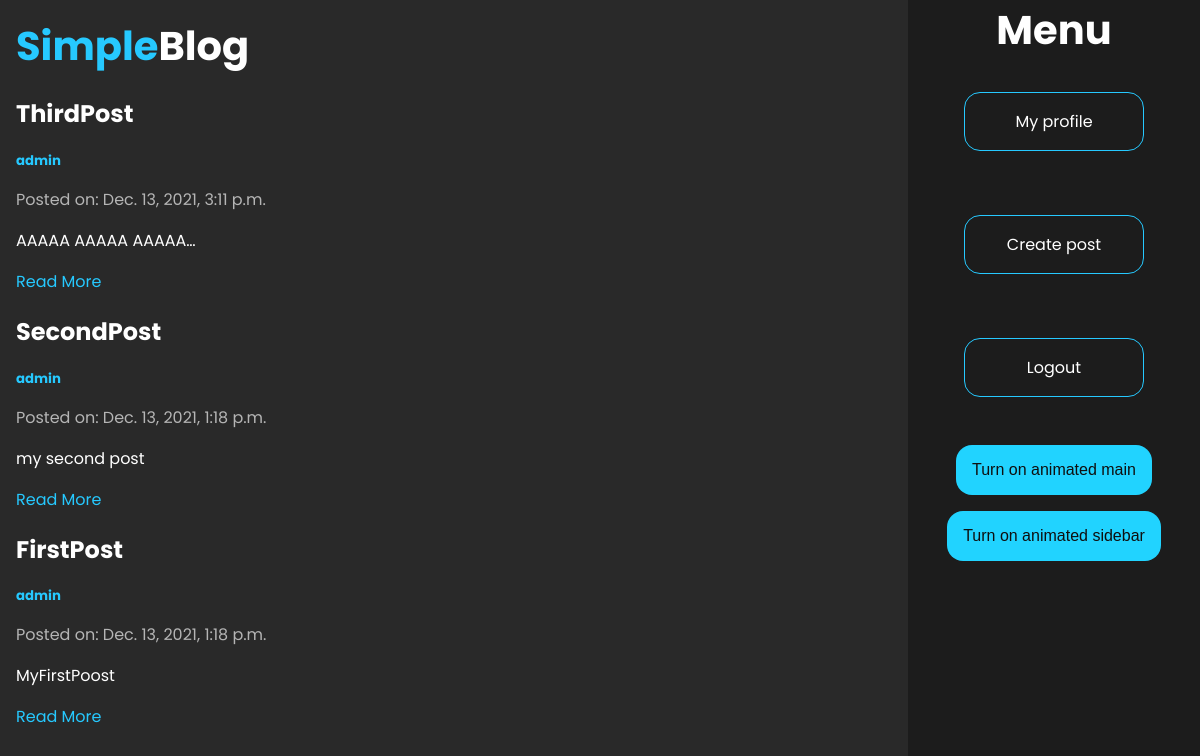
Page / (signed in) on the earlier database version.
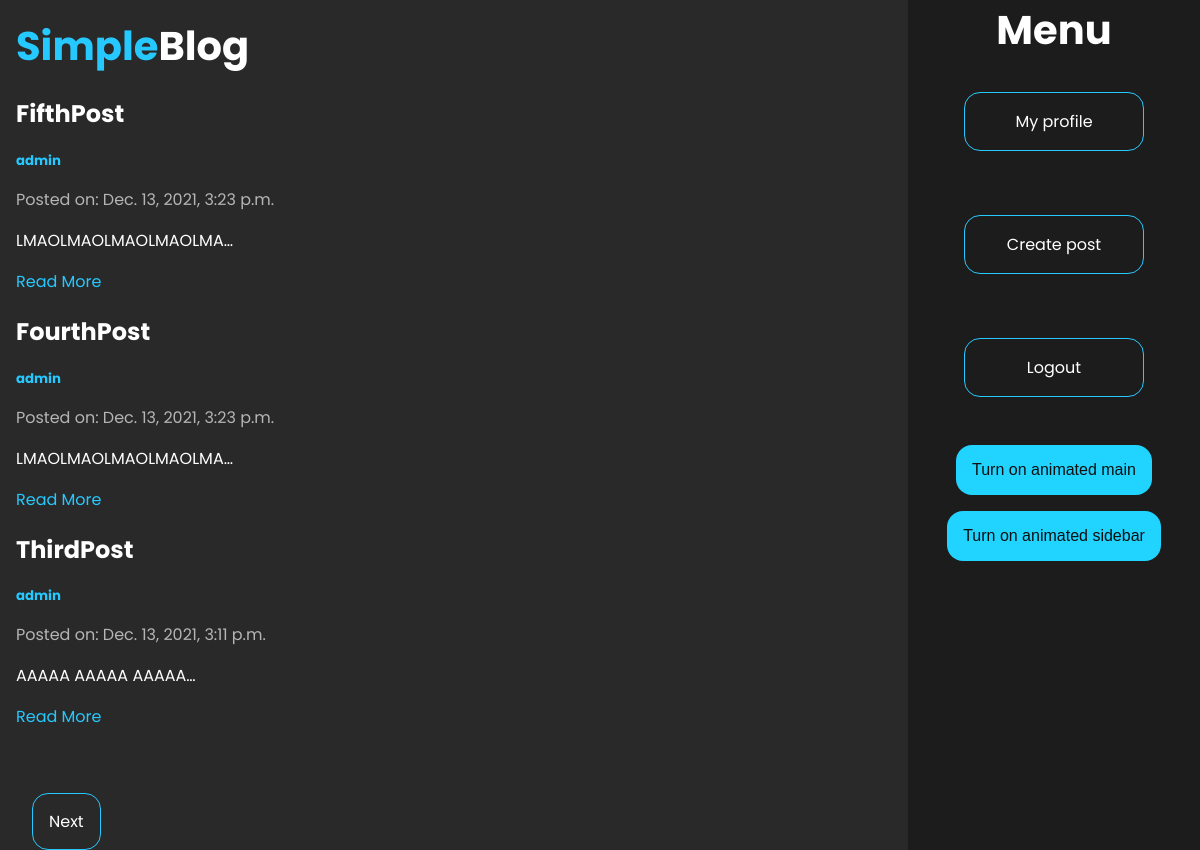
Same page on the later database version.
### blog/models.py (models this page shows, shortened)
class Post(models.Model):
    title = models.CharField(max_length=200)
    author = models.ForeignKey(User, on_delete=models.CASCADE)
    body = models.TextField()
    created_on = models.DateTimeField(auto_now_add=True)
    last_modified = models.DateTimeField(auto_now=True)

### blog/views.py (the view)
# urls.py: path('', MainView.as_view(), name='blog-main'),
class MainView(LoginRequiredMixin, ListView):
    template_name = 'blog/main.html'
    context_object_name = 'posts'
    paginate_by = 3
    def get_queryset(self):
        queryset = Post.objects.all().order_by('-created_on')
        return queryset

### blog/templates/blog/main.html (shortened to what this page needs)
{% extends 'blog/base.html' %}
{% load static %}
{% block main_content %}
    {% for post in posts %}
        <div class="post">
            <h2 class="title">{{ post.title }}</h2>
            <h5 class="author"><a href="{% url 'blog-profile' post.author.id %}" class="author">{{ post.author }}</a></h5>
            <p class="date">Posted on: {{ post.created_on }}</p>
            <p>{{ post.body|truncatechars:20 }}</p>
            <a href="{% url 'blog-post' post.id %}" class="read-more">Read More</a>
        </div>
    {% endfor %}
    {% if is_paginated %}
        <div class="pagination">
            {% if page_obj.has_next %}
                <a class="button" href="?page={{ page_obj.next_page_number }}">Next</a>
            {% endif %}
        </div>
    {% endif %}
{% endblock %}

### blog/templates/blog/base.html (shortened to what this page needs)
{% load static %}
<!DOCTYPE html>
<html lang="en">
<head>
    <link rel="stylesheet" href="{% static 'blog/style.css' %}">
</head>
<body>
    <div class="container" id="body_bg">
        <div class="main">
            <h1><a href="{% url 'blog-main' %}"><span>Simple</span><span class="whitefix">Blog</span></a></h1>
            {% block main_content %}
            {% endblock %}
        </div>
        <div class="sidebar" id="sidebar">
            <h1>Menu</h1>
            <div class="sidebar-content">
                <a class="button" href="{% url 'blog-profile' user.id %}">My profile</a>
                <a class="button" href="{% url 'blog-post-new' %}">Create post</a>
                <a class="button" href="{% url 'authentication-logout' %}">Logout</a>
                <button class="button-cus" onclick="applyAnimatedBg()">Turn on animated main</button>
                <button class="button-cus" onclick="applyAnimatedSidebar()">Turn on animated sidebar</button>
            </div>
        </div>
    </div>
</body>
</html>

### blog/static/blog/style.css (style rules this page uses)
html, body { margin: 0; padding: 0; font-family: 'Poppins', sans-serif; background-color: #292929; color: white; height: 100%; }
.container { transition: background-color 2s cubic-bezier(1, 1, 1, 1); transition-delay: 0s; height: 100%; display: flex; flex-direction: row; }
.container h1 { font-size: 2.5em; margin: 0; padding: 0; }
.container span { color: #26c9ff; }
.main { width: 75%; padding: 1em; }
.main a { text-decoration: none; }
.whitefix { color: white !important; }
.author { text-decoration: none; margin: 0; padding: 0; color: #26c9ff; }
.date { color: #b5b5b5; }
.sidebar { transition: background-color 2s cubic-bezier(1, 1, 1, 1); transition-delay: 0s; width: 25%; background-color: #1c1c1c; text-align: center; }
.sidebar-content { display: flex; flex-direction: column; align-items: center; }
.button { margin: 2em 0; text-decoration: none; color: white; border: 1px solid #26c9ff; border-radius: 1em; width: 50%; padding: 1em; }
.read-more { text-decoration: none; color: #26c9ff; }
.pagination { margin-top: 5em; }
.pagination a { margin: 0 1em; }
.button-cus { background-color: #21d3ff; border: none; color: #0f0f0f; padding: 1em; font-size: 1em; border-radius: 1em; margin-top: 1em; }

Differences in the rows shown:
no longer on this page (row unchanged): Post: title "SecondPost", author "admin", created_on "Dec. 13, 2021, 1:18 p.m.", body "my second post"
no longer on this page (row unchanged): Post: title "FirstPost", author "admin", created_on "Dec. 13, 2021, 1:18 p.m.", body "MyFirstPoost"
added Post: title "FifthPost", author "admin", created_on "Dec. 13, 2021, 3:23 p.m.", body "LMAOLMAOLMAOLMAOLMA…"
added Post: title "FourthPost", author "admin", created_on "Dec. 13, 2021, 3:23 p.m.", body "LMAOLMAOLMAOLMAOLMA…"
Other differences:
text now shown: "Next"
